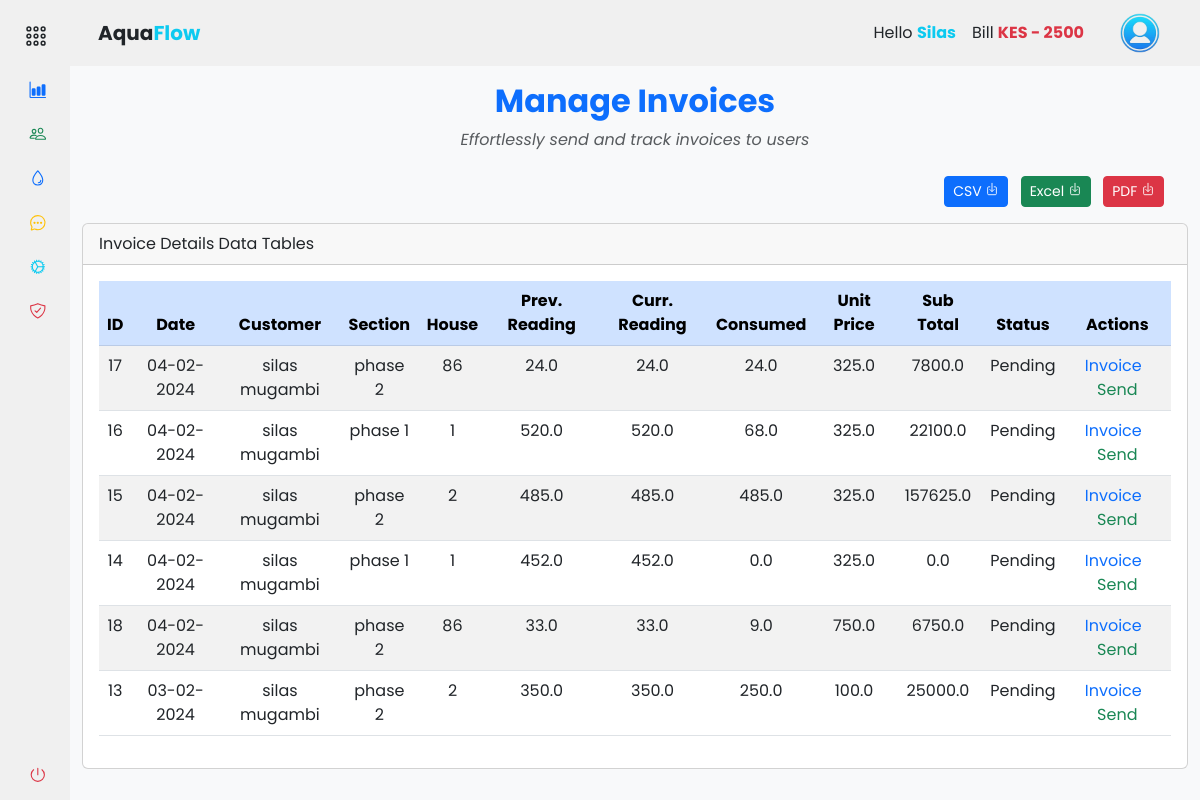
The page /accounts/records/billing (signed in) on the database its author committed.
### app/backend/models/user.py (models this page shows, shortened)
class User(db.Model, UserMixin):
    id = db.Column(db.Integer, primary_key=True)
    mobile_number = db.Column(db.String(20), unique=True, nullable=False)
    password_hash = db.Column(db.String(128), nullable=False)
    first_name = db.Column(db.String(50))
    last_name = db.Column(db.String(50))
    email = db.Column(db.String(120))
    house_section = db.Column(db.String(50))
    house_number = db.Column(db.String(20))
    profile_image = db.Column(db.String(255))
    is_active = db.Column(db.Boolean, default=True)
    is_admin = db.Column(db.Boolean, default=False)
    meter_readings = db.relationship('MeterReading', backref='user', lazy=True)
    payments = db.relationship('Payment', backref='user', lazy=True)

class MeterReading(db.Model):
    id = db.Column(db.Integer, primary_key=True)
    timestamp = db.Column(db.DateTime, default=datetime.now(timezone.utc) + timedelta(hours=3), nullable=False)
    house_section = db.Column(db.String(50))
    house_number = db.Column(db.String(20))
    reading_value = db.Column(db.Float)
    reading_status = db.Column(db.Boolean, default=False)
    user_id = db.Column(db.Integer, db.ForeignKey('user.id'), nullable=False)
    consumed = db.Column(db.Float)
    unit_price = db.Column(db.Float)
    total_price = db.Column(db.Float)

### app/backend/accounts/records/routes.py (the view)
@records_bp.route('/billing')
@login_required
def billing():
    if current_user.is_authenticated:
        billing_data = (
            db.session.query(
                MeterReading.id,
                MeterReading.timestamp,
                User.first_name,
                User.last_name,
                MeterReading.house_section,
                MeterReading.house_number,
                User.is_active,
                MeterReading.reading_value.label('prev_reading'),
                MeterReading.reading_value.label('curr_reading'),
                MeterReading.consumed,
                MeterReading.unit_price,
                MeterReading.total_price
            )
            .join(User)
            .filter(User.id == current_user.id)
            .order_by(MeterReading.timestamp.desc())
            .all()
        )
        return render_template('accounts/billing.html', hide_footer=True, billing_data=billing_data)
    else:
        return redirect(url_for('auth.login'))

### app/backend/accounts/accounts_context.py (called while the page is built)
def accounts_context():
    people = 'silas'
    bill = int('2500')
    return {'people': people, 'bill': bill}

def inject_now():
    return {'now': datetime.utcnow() + timedelta(hours=3)}

### app/assets/templates/accounts/billing.html
{% extends "base.html" %} {% block content %}
<div class="container-fluid">
  <div class="text-center mt-3">
    <h2 class="mb-2 fw-bold text-primary">Manage Invoices</h2>
    <p class="mb-4 text-muted fst-italic">
      Effortlessly send and track invoices to users
    </p>
  </div>
  <div class="row">
    <div class="col-md-12">
      <div class="mb-3 float-end me-3">
        <a
          href="#"
          class="btn btn-sm me-2 btn-primary"
          download="people_list.csv"
        >
          CSV <ion-icon name="download-outline"></ion-icon>
        </a>
        <a
          href="#"
          class="btn btn-sm me-2 btn-success"
          download="people_list.xlsx"
        >
          Excel <ion-icon name="download-outline"></ion-icon>
        </a>
        <a
          href="#"
          class="btn btn-sm me-2 btn-danger"
          download="people_list.pdf"
        >
          PDF <ion-icon name="download-outline"></ion-icon>
        </a>
      </div>
    </div>
  </div>
  <div class="col-md-12">
    <div class="card">
      <div class="card-header">Invoice Details Data Tables</div>
      <div class="card-body">
        <div class="table-responsive">
          <table
            id="example"
            class="table table-striped data-table text-center"
            style="width: 100%"
          >
            <thead class="table-primary">
              <tr>
                <th scope="col">ID</th>
                <th scope="col">Date</th>
                <th scope="col">Customer</th>
                <th scope="col">Section</th>
                <th scope="col">House</th>
                <th scope="col">Prev. Reading</th>
                <th scope="col">Curr. Reading</th>
                <th scope="col">Consumed</th>
                <th scope="col">Unit Price</th>
                <th scope="col">Sub Total</th>
                <th scope="col">Status</th>
                <th scope="col">Actions</th>
              </tr>
            </thead>
            <tbody>
              {% if billing_data %} {% for entry in billing_data %}
              <tr>
                <td>{{ entry.id }}</td>
                <td>{{ entry.timestamp.strftime('%d-%m-%Y') }}</td>
                <td>{{ entry.first_name }} {{ entry.last_name }}</td>
                <td>{{ entry.house_section }}</td>
                <td>{{ entry.house_number }}</td>
                <td>{{ entry.prev_reading }}</td>
                <td>{{ entry.curr_reading }}</td>
                <td>{{ entry.consumed }}</td>
                <td>{{ entry.unit_price }}</td>
                <td>{{ entry.total_price }}</td>
                <td>{{ "Pending" if entry.is_active else "Cleared" }}</td>
                <td>
                  <a class="me-2" href="#"> Invoice </a>
                  <a class="text-success" href="#"> Send </a>
                </td>
              </tr>
              {% endfor %} {% else %}
              <tr>
                <td colspan="12">No billing data available</td>
              </tr>
              {% endif %}
            </tbody>
          </table>
        </div>
      </div>
    </div>
  </div>
</div>
{% endblock %}

### app/assets/templates/components/navbar.html (shortened to what this page needs)
{% if not hide_navbar %}
<header
  id="navbar"
  class="navbar navbar-expand-lg sticky-sm-top {% if not current_user.is_authenticated %}bg-dark{% endif %}"
>
  <div class="container-fluid">
    <a
      class="navbar-brand text-center d-flex align-items-center fw-bold ms-3 {% if not current_user.is_authenticated %}text-light{% else %}text-dark{% endif %}"
      href="#"
    >
      Aqua<span class="text-info">Flow</span>
    </a>
    <div class="collapse navbar-collapse" id="navbarToggler">
      <div class="d-flex align-items-center ms-auto">
         {% if current_user.is_authenticated %}
        <ul class="navbar-nav me-3">
          <li class="nav-item">
            <a class="nav-link text-dark">
              Hello
              <span class="text-info fw-bold"
                >{{ current_user.first_name.title() }}</span
              >
            </a>
          </li>
          <li class="nav-item">
            <a class="nav-link text-dark">
              Bill
              <span
                class="fw-bold {% if bill > 0 %}text-danger{% else %}text-success{% endif %}"
                >KES {% if bill > 0 %}-{% endif %} {{ bill }}</span
              >
            </a>
          </li>
        </ul>
        <div class="btn-group">
          <button
            type="button"
            class="btn navbar-brand rounded-circle border-0"
            data-bs-toggle="dropdown"
            aria-expanded="false"
          >
            <img
              src="{{ url_for('static', filename='images/user.png') }}"
              alt="logo image"
              height="40px"
              width="40px"
            />
          </button>
        </div>
        {% endif %}
      </div>
    </div>
  </div>
</header>
{% endif %}

### app/assets/static/css/styles.css (style rules this page uses)
a { text-decoration: none; }
li { list-style: none; }
button { border: none !important; outline: none; }
body { font-family: "Poppins", sans-serif; }
.navbar, #sidebar { background-color: #f0f0f0; z-index: 1000; }

### rows shown on the page
User: first_name "Silas"
MeterReading: id "17", timestamp "04-02-2024", first_name "silas", last_name "mugambi", house_section "phase 2", house_number "86", prev_reading "24.0", curr_reading "24.0", consumed "24.0", unit_price "325.0", total_price "7800.0", is_active "Pending"
MeterReading: id "16", timestamp "04-02-2024", first_name "silas", last_name "mugambi", house_section "phase 1", house_number "1", prev_reading "520.0", curr_reading "520.0", consumed "68.0", unit_price "325.0", total_price "22100.0", is_active "Pending"
MeterReading: id "15", timestamp "04-02-2024", first_name "silas", last_name "mugambi", house_section "phase 2", house_number "2", prev_reading "485.0", curr_reading "485.0", consumed "485.0", unit_price "325.0", total_price "157625.0", is_active "Pending"
MeterReading: id "14", timestamp "04-02-2024", first_name "silas", last_name "mugambi", house_section "phase 1", house_number "1", prev_reading "452.0", curr_reading "452.0", consumed "0.0", unit_price "325.0", total_price "0.0", is_active "Pending"
MeterReading: id "18", timestamp "04-02-2024", first_name "silas", last_name "mugambi", house_section "phase 2", house_number "86", prev_reading "33.0", curr_reading "33.0", consumed "9.0", unit_price "750.0", total_price "6750.0", is_active "Pending"
MeterReading: id "13", timestamp "03-02-2024", first_name "silas", last_name "mugambi", house_section "phase 2", house_number "2", prev_reading "350.0", curr_reading "350.0", consumed "250.0", unit_price "100.0", total_price "25000.0", is_active "Pending"

### other values the page prints
{{ bill }} "2500"
